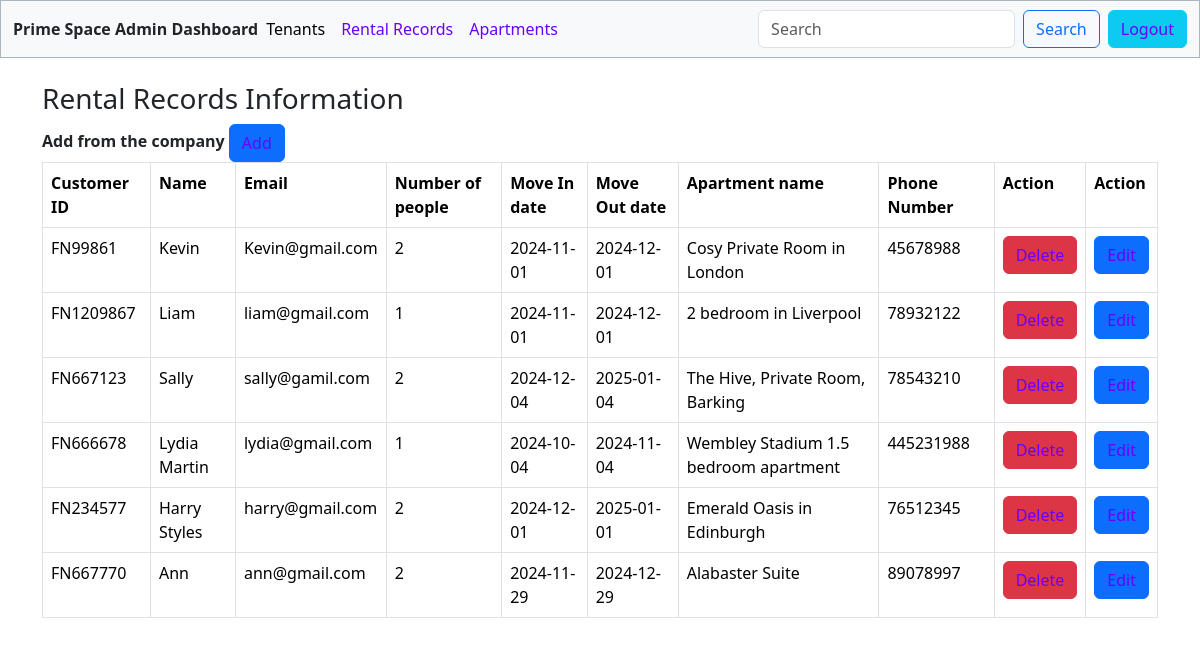
Screenshot of /backend/rental_records/index.php (signed in) with the database file from the repository.
### tables this page shows
CREATE TABLE `rental_records` (
  `id` int NOT NULL,
  `name` varchar(255) NOT NULL,
  `cus_id` varchar(50) NOT NULL,
  `email` varchar(50) NOT NULL,
  `moveIn_date` date NOT NULL,
  `moveOut_date` date NOT NULL,
  `adult` int NOT NULL,
  `apartment_name` varchar(100) NOT NULL,
  `phone` varchar(20) NOT NULL
);

### backend/rental_records/index.php (the view, shortened to what this page needs)
<?php include('../loginheader.php')?>
<?php
     include('../../backend/connect.php');
    $sql = "SELECT * FROM rental_records";
    $query = $dbConn->prepare($sql);
    $query->execute();
    $result = $query->fetchAll();
?>
<br>
<div class="container">
    <div class="row">
        <h3>Rental Records Information</h3>
        <div class="col-md-12">
        <strong>Add from the company </strong> <a href="create.php" class="btn btn-primary">Add</a>
            <table class="table table-bordered table-hover" >
                 <tr>
                    <th>Customer ID</th>
                    <th>Name</th>
                    <th>Email</th>
                    <th>Number of people</th>
                    <th>Move In date</th>
                    <th>Move Out date</th>
                    <th>Apartment name</th>
                    <th>Phone Number</th>
                    <th>Action</th>
                    <th>Action</th>
                </tr>
                <?php
                    foreach ($result as $key => $value) {
                ?>
                    <tr>
                        <td>
                            <?php echo $value['cus_id'];?>
                        </td>
                        <td>
                            <?php echo $value['name'];?>
                        </td>
                        <td>
                            <?php echo $value['email'];?>
                        </td>
                        <td>
                            <?php echo $value['adult'];?>
                        </td>
                        <td>
                            <?php echo $value['moveIn_date'];?>
                        </td>
                        <td>
                            <?php echo $value['moveOut_date'];?>
                        </td>
                        <td>
                            <?php echo $value['apartment_name'];?>
                        </td>
                        <td>
                            <?php echo $value['phone'];?>
                        </td>
                        <td>
                            <a href="delete.php?cus_id=<?php echo $value['cus_id'];?>" class="btn btn-danger">Delete</a>
                        </td>
                        <td>
                            <a href="edit.php?id=<?php echo $value['id'];?>" class="btn btn-primary">Edit</a>
                        </td>
                    </tr>
                <?php
                    }
                ?>
            </table>
        </div>
    </div>
</div>

### css/styles.css (style rules this page uses)
a { outline: none; }
a:link { color: #6900ff; }
a,a:hover { text-decoration: none; }

### rows the page displays
rental_records: cus "FN99861", name "Kevin", email "Kevin@gmail.com", adult "2", moveIn_date "2024-11-01", moveOut_date "2024-12-01", apartment_name "Cosy Private Room in London", phone "45678988"
rental_records: cus "FN1209867", name "Liam", email "liam@gmail.com", adult "1", moveIn_date "2024-11-01", moveOut_date "2024-12-01", apartment_name "2 bedroom in Liverpool", phone "78932122"
rental_records: cus "FN667123", name "Sally", email "sally@gamil.com", adult "2", moveIn_date "2024-12-04", moveOut_date "2025-01-04", apartment_name "The Hive, Private Room, Barking", phone "78543210"
rental_records: cus "FN666678", name "Lydia Martin", email "lydia@gmail.com", adult "1", moveIn_date "2024-10-04", moveOut_date "2024-11-04", apartment_name "Wembley Stadium 1.5 bedroom apartment", phone "445231988"
rental_records: cus "FN234577", name "Harry Styles", email "harry@gmail.com", adult "2", moveIn_date "2024-12-01", moveOut_date "2025-01-01", apartment_name "Emerald Oasis in Edinburgh", phone "76512345"
rental_records: cus "FN667770", name "Ann", email "ann@gmail.com", adult "2", moveIn_date "2024-11-29", moveOut_date "2024-12-29", apartment_name "Alabaster Suite", phone "89078997"
